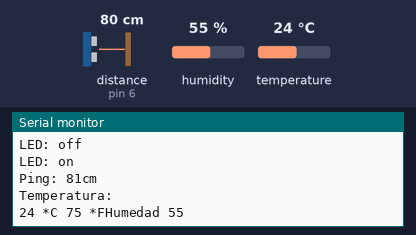
Recording of a sketch running on a simulated Arduino Uno, built with avr-gcc and run on an emulated ATmega328P. Parts: the last lines printed to the serial monitor. Inputs (shaded band) come from the test bench; at power-on: distance to the obstacle (sensor on pin 6) 80 cm, humidity 55 %, temperature 24 °C. The echo pulse lasts 58.3 µs per cm.

Above: at 4.8 s.
4.9 s: distance to the obstacle (sensor on pin 6) set to 2 cm
At 6.9 s:
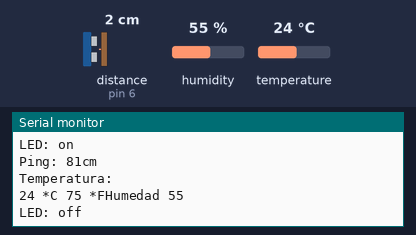
9.9 s: humidity set to 22 %
At 13.4 s:
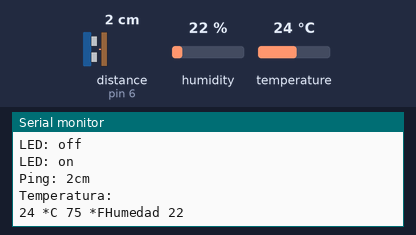
14.9 s: temperature set to 12 °C
At 16.9 s:
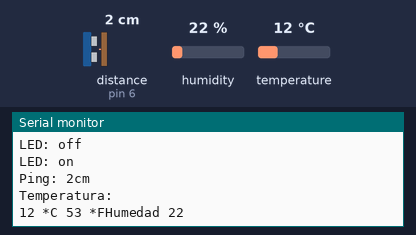
19.9 s: distance to the obstacle (sensor on pin 6) set to 4 cm
At 21.6 s:
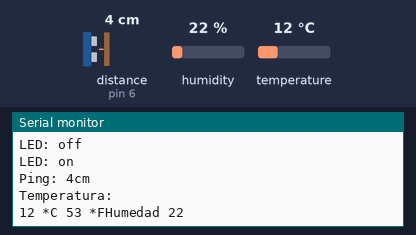
24.9 s: humidity set to 40 %
At 27.0 s:
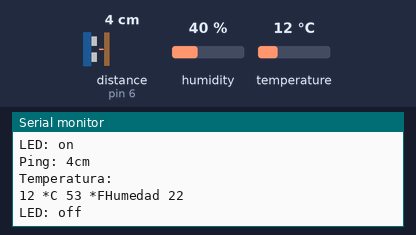
Timing chart, 0 to 28.5 s (numbered marks = the images above; inputs shaded):
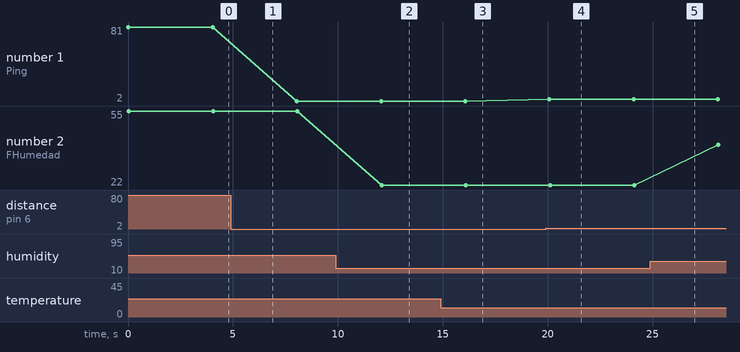

Measured:
- after the input at 9.9 s, the serial monitor: prints a new line after 2.2 s (image 2)
- after the input at 14.9 s, the serial monitor: prints a new line after 1.2 s (image 3)
- after the input at 19.9 s, the serial monitor: prints a new line after 0.19 s (image 4)
- plotted number 1: 81 → 2 after the input at 4.9 s, 2 → 4 after the input at 19.9 s
- plotted number 2: 55 → 22 after the input at 9.9 s, 22 → 40 after the input at 24.9 s

The sketch:

Lab3_Final.ino
```cpp
  #include <SoftwareSerial.h>
  #include <NewPing.h>
  #include "DHT.h"

// se define al Pin2 como RX, Pin3 como TX
  SoftwareSerial mySerial(2,3);// RX,TX

// Se definen pines y variables para Sensor de ultra sonido
  #define TRIGGER_PIN  7  // Pin del arduino conectado al pin del Trigger del sensor.
  #define ECHO_PIN     6  // Pin del arduino conectado al pin del Echo del sensor.
  #define MAX_DISTANCE 200 // Maxima distancia que se va a sensar.
  NewPing sonar(TRIGGER_PIN, ECHO_PIN, MAX_DISTANCE); // NewPing setup of pins and maximum distance.

 // Se definen pines y variables para Sensor de Temperatura y Humedad.
  #define DHTPIN 8
  #define DHTTYPE DHT22   // Sensor DHT22
  DHT dht(DHTPIN, DHTTYPE);

void setup()
{
  //inicializa la comunicación serial
  Serial.begin(9600);
  mySerial.begin(9600);
  dht.begin();
}
void loop()
{
  mySerial.write("1");  Serial.println("LED: on");
  SensorUltrasonido();
  SensorTemperaturaHumedad();
  delay(2000);
  mySerial.write("0");  Serial.println("LED: off");
  delay(2000);

}

void SensorUltrasonido(){
  //delay(50);
  unsigned int uS = sonar.ping(); // Envia y recibe Ping del sensor.
  Serial.print("Ping: ");
  Serial.print(uS / US_ROUNDTRIP_CM); // Convierte el Ping en distancia.
  mySerial.write(uS / US_ROUNDTRIP_CM);
  Serial.println("cm");
}

void SensorTemperaturaHumedad(){

  int h = dht.readHumidity(); //Leemos la Humedad
  int t = dht.readTemperature(); //Leemos la temperatura en grados Celsius
  int f = dht.readTemperature(true); //Leemos la temperatura en grados Fahrenheit
  //--------Enviamos las lecturas por el puerto serial-------------
  Serial.println("Temperatura: ");
  Serial.print(t);
  Serial.print(" *C ");
  mySerial.write(t);
  Serial.print(f);
  Serial.print(" *F");
  mySerial.write(f);
  Serial.print("Humedad ");
  Serial.println(h);
  mySerial.write(h);


}
```
